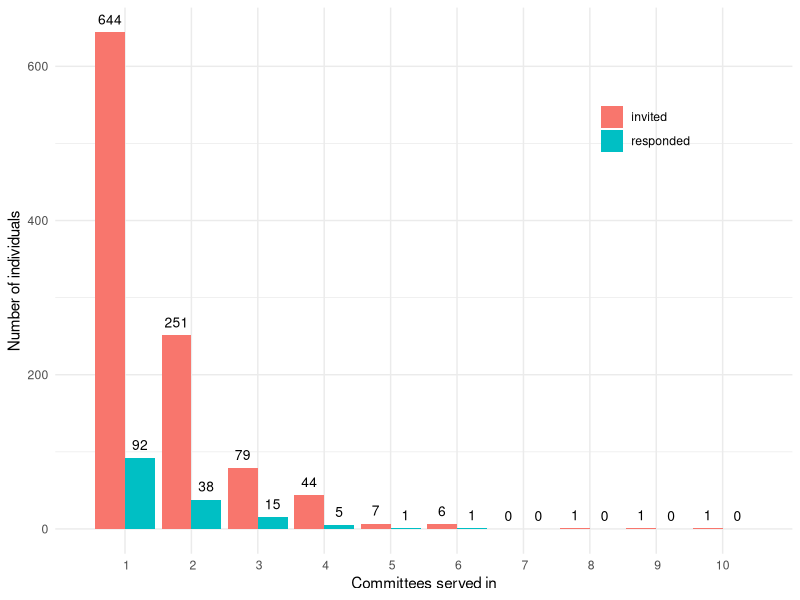

Source code (R):
# This script produces a plot of the histogram of individuals by number of AECs served in partioned by invited and responded
library(readxl)
library(dplyr)
library(tidyr)
library(stringr)
library(ggplot2)

SurveyData <- read_excel("../../results/results-survey54231.xlsx")

# trim data to the same set we tagged
SurveyData <- SurveyData %>% filter(id <= 273)

# remove unusable replies from ID 99 and 218
SurveyData <- SurveyData %>% filter(id != 99 & id != 218)

survey_hist_data <- as.data.frame(rowSums(SurveyData %>% select(`g0[CICSE_Y2011]`:`g0[CTACAS_Y2019]`), na.rm = TRUE))
names(survey_hist_data) <- "served_in"

survey_hist_data <- survey_hist_data %>% group_by(served_in) %>% tally %>% filter(served_in > 0)

aec <- read_excel("../../results/aec.xlsx")

aec_hist_data <- aec %>% group_by(`Full name`) %>% tally %>% rename(served_in = n) %>% group_by(served_in) %>% tally %>% rbind(c(7, 0)) %>% arrange(served_in)

full_hist_data <- aec_hist_data %>% dplyr::left_join(survey_hist_data, by="served_in")  %>% replace_na(list(n.y = 0)) %>% rename(invited=n.x, responded=n.y)

full_plot_data <- full_hist_data %>% gather(var, val, invited, responded)

aec_hist_plot <- ggplot(data = full_plot_data, aes(x=served_in, y=val, fill=var)) +
  scale_x_discrete(limits = c(1:10)) +
  geom_bar(position="dodge", stat = "identity") +
  geom_text(position=position_dodge(width=0.9), aes(label=val), vjust=-0.8, color="black", size=3.5) +
  labs(x = "Committees served in", y = "Number of individuals", fill="") +
  theme_minimal()+ theme(legend.position = c(0.8, 0.8))

ggsave(aec_hist_plot, filename="output/aec_histogram.pdf")
